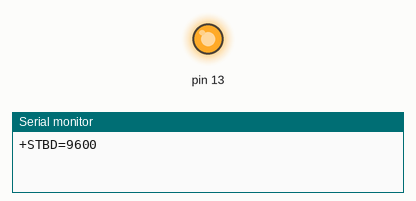
The sketch below on a simulated Arduino Uno, built with avr-gcc and run on an emulated ATmega328P. Parts: output pins drawn as LEDs (lit = HIGH), the last lines printed to the serial monitor.

Above: at 0.1 s.
At 6.1 s:
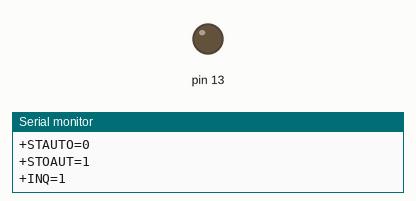
Timing chart, 0 to 7.6 s (numbered marks = the images above):
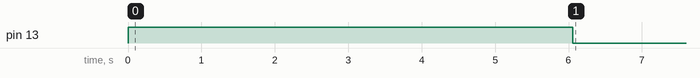

The sketch:

GroveModulConfig.ino
```cpp
String ModulName = "GroveXY";
String ModulPin  = "0000";

String AlteBaudRate = "38400";
String NeueBaudRate = "9600";

void setup() {

  pinMode(13,OUTPUT);

  //Konfiguration start
  //**********************
  digitalWrite(13, HIGH);

  //Setze neue Baudrate (wenn geaendert)
  //************************************
  if(AlteBaudRate.toInt() != NeueBaudRate.toInt()){
    Serial.begin(AlteBaudRate.toInt());
    Serial.print("\r\n+STBD="+NeueBaudRate+"\r\n");
    Serial.end();
    delay(2000);
  }

  //Starte mit neuer Baudrate
  //*************************
  Serial.begin(NeueBaudRate.toInt());
  delay(50);

  Serial.print("\r\n+STWMOD=0\r\n"); //set the bluetooth work in slave mode
  Serial.print("\r\n+STNA="+ModulName+"\r\n"); //set the bluetooth name
  Serial.print("\r\n+STPIN="+ModulPin+"\r\n");//Set SLAVE pincode
  Serial.print("\r\n+STAUTO=0\r\n"); // Auto-connection should be forbidden here
  Serial.print("\r\n+STOAUT=1\r\n"); // Permit Paired device to connect me

  delay(2000); // This delay is required.
  Serial.print("\r\n+INQ=1\r\n"); //make the slave bluetooth inquirable
  delay(2000); // This delay is required.
  Serial.flush();

  //Konfiguration fertig
  //**********************
  digitalWrite(13, LOW);
}

void loop() {
}
```
